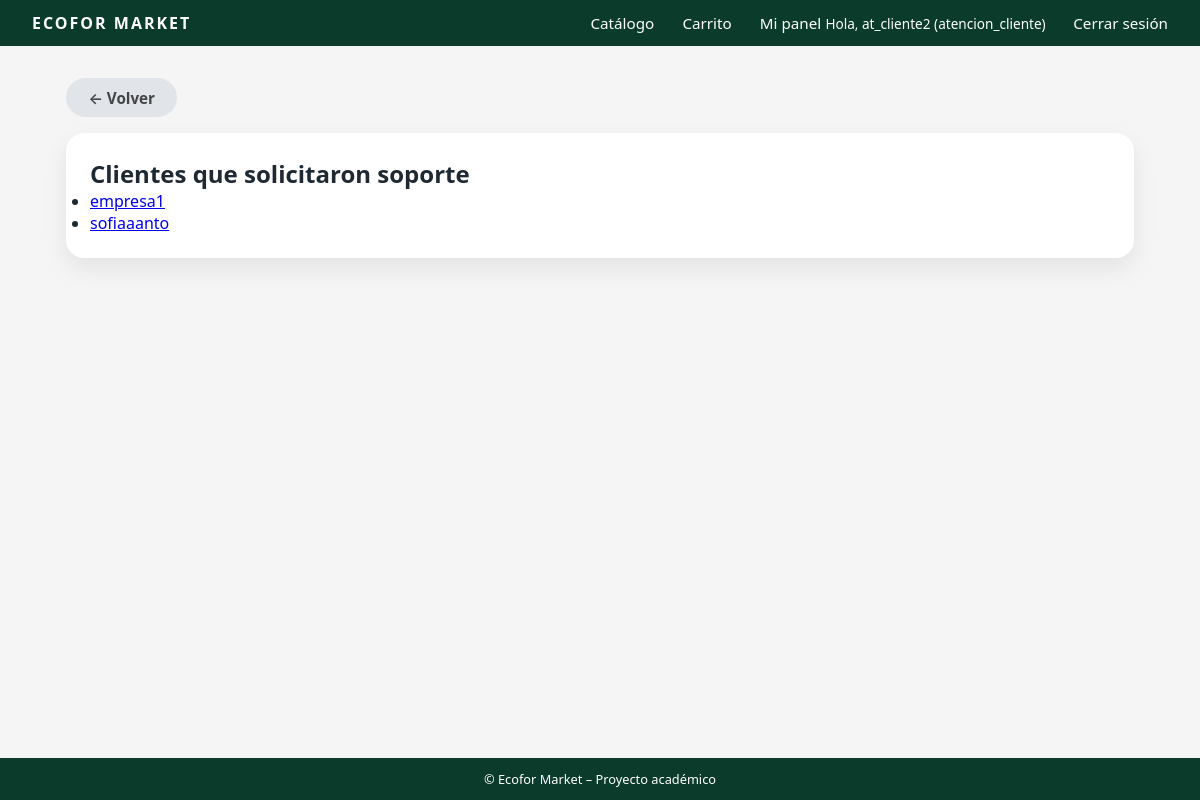
Page /mensajeria/soporte/ (signed in) on the earlier database version.
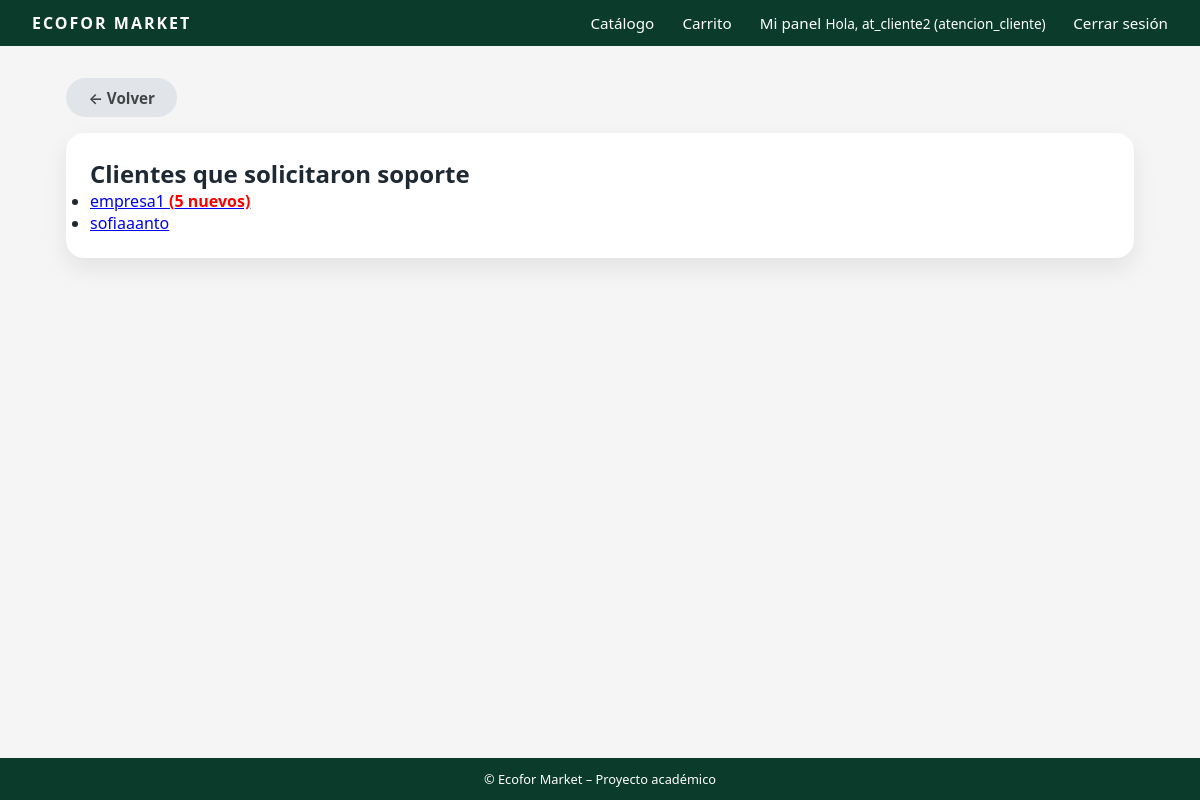
Same page on the later database version.
### usuarios/models.py (models this page shows, shortened)
class Usuario(AbstractUser):
    TIPO_CLIENTE = [
        ("natural", "Persona Natural"),
        ("empresa", "Empresa"),
        ("admin", "Administrador"),
        ("atencion_cliente", "Atención al Cliente"),
    ]
    rut = models.CharField(max_length=12, unique=True, blank=True, null=True)
    tipo_cliente = models.CharField(
        max_length=20,
        choices=TIPO_CLIENTE,
        default="natural"
    )

### mensajeria/views.py (the view)
# urls.py: path("soporte/", views.soporte_conversaciones, name="soporte_conversaciones"),
def soporte_conversaciones(request):
    conversaciones = (
        Message.objects.filter(receiver=request.user)
        .values("sender")
        .annotate(last_msg=Max("timestamp"))
        .order_by("-last_msg")
    )
    clientes = []
    for conv in conversaciones:
        cliente = User.objects.get(id=conv["sender"])
        cliente.unread_count = Message.objects.filter(
            sender=cliente,
            receiver=request.user,
            is_read=False
        ).count()
        clientes.append(cliente)
    return render(request, "mensajeria/soporte_conversaciones.html", {
        "clientes": clientes
    })

### mensajeria/templates/mensajeria/soporte_conversaciones.html
{% extends "core/base.html" %}
{% block content %}
<div class="container">
    <a href="{% url 'dashboard' %}" class="btn btn-secondary"
   style="
        display: inline-flex;
        align-items: center;
        gap: 6px;
        text-decoration: none;
        color: #000000b3;
        font-weight: 600;
        margin-bottom: 1rem;
   ">
    ← Volver
    </a>
    <div class="card">
        <h2 class="titulo">Clientes que solicitaron soporte</h2>
        {% if clientes %}
        <ul class="lista">
            {% for cliente in clientes %}
                <li class="item">
                    <a class="link" href="{% url 'mensajeria:chat' cliente.id %}">
                        {{ cliente.username }}
                        {% if cliente.unread_count > 0 %}
                            <strong style="color:red;">
                                ({{ cliente.unread_count }} nuevos)
                            </strong>
                        {% endif %}
                    </a>
                </li>
            {% endfor %}
        </ul>
        {% else %}
            <p>No hay mensajes nuevos.</p>
        {% endif %}
    </div>
</div>
{% endblock %}

Differences in the rows shown:
changed Usuario "empresa1": unread_count (not shown) → "5"
